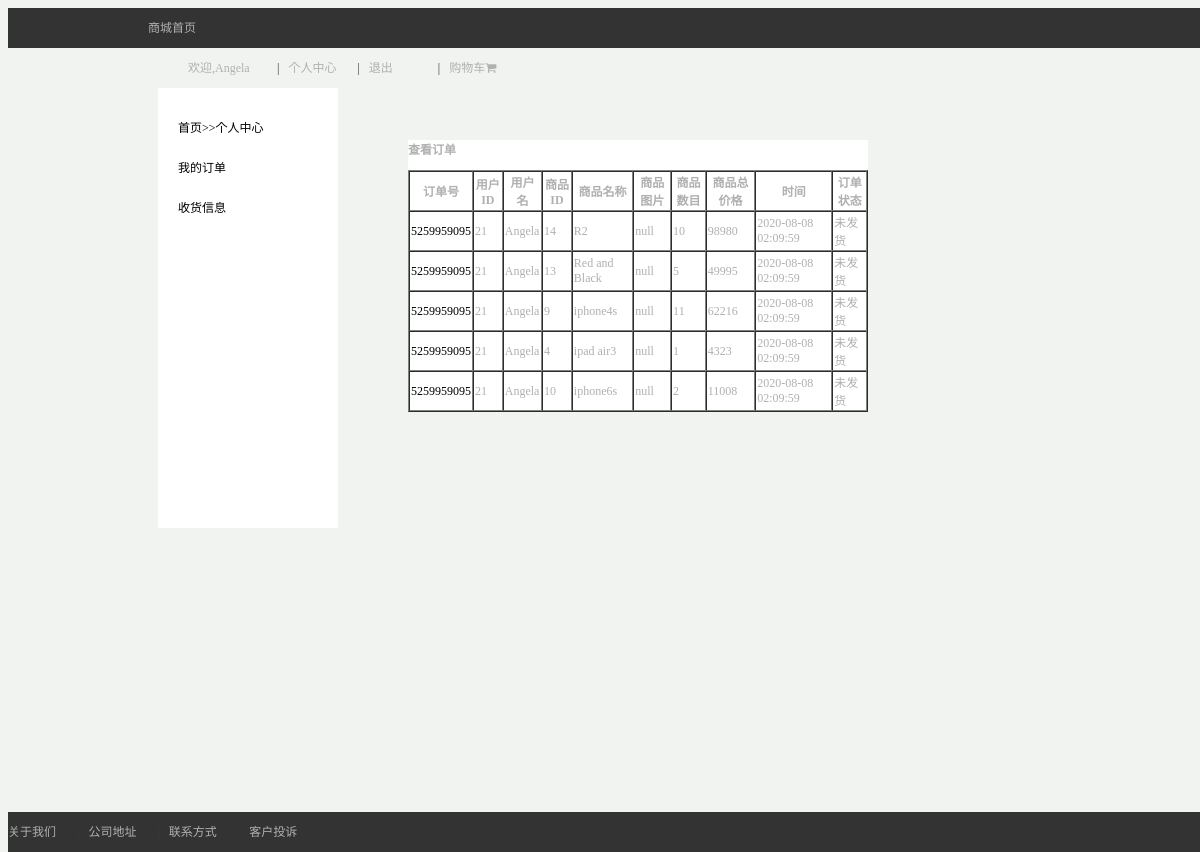
/home/user/OrderInfo.php?code=5259959095 (signed in), run on the app's committed database.
### tables this page shows
CREATE TABLE `orderdata` (
  `id` int(10) UNSIGNED NOT NULL,
  `code` varchar(50) NOT NULL,
  `user_id` int(11) NOT NULL,
  `shop_id` int(11) NOT NULL,
  `num` int(11) NOT NULL,
  `price` float NOT NULL,
  `time` int(11) NOT NULL,
  `orderstat_id` int(11) NOT NULL,
  `relation_id` int(11) NOT NULL
);

CREATE TABLE `userdata` (
  `id` int(10) UNSIGNED NOT NULL,
  `username` varchar(50) NOT NULL,
  `password` varchar(50) NOT NULL,
  `regtime` int(11) NOT NULL,
  `admin` tinyint(4) NOT NULL
);

CREATE TABLE `shop` (
  `id` int(10) UNSIGNED NOT NULL,
  `name` varchar(50) NOT NULL,
  `price` float NOT NULL,
  `stock` int(11) NOT NULL,
  `upshelf` tinyint(4) NOT NULL,
  `image` varchar(100) NOT NULL,
  `brand_id` int(11) NOT NULL,
  `class_id` int(11) NOT NULL
);

CREATE TABLE `orderstat` (
  `id` int(10) UNSIGNED NOT NULL,
  `name` varchar(50) NOT NULL
);

### home/user/OrderInfo.php (the view, shortened to what this page needs)
<?php
include "../public/common/dbconfig.inc.php";
$code=$_GET['code'];
$sql="SELECT * FROM orderdata WHERE code='$code'";
if($conn->query($sql))
{
    $result=$conn->query($sql);
}
else{
    echo $conn->error;
}
?>
<!doctype html>
<html lang="en">
<head>
</head>
<body>
<header>
    <?php
    include "../public/header.php";
    ?>
</header>
<main>
    <?php
    include '../public/UserSide.php';
    ?>
    <div class="order-box">
<p><b>查看订单</b></p>
<form action="UpdateInfo.php" method="post">
    <table  border="1" cellspacing="0" >
        <tr>
            <th>订单号</th>
            <th>用户ID</th>
            <th>用户名</th>
            <th>商品ID</th>
            <th>商品名称</th>
            <th>商品图片</th>
            <th>商品数目</th>
            <th>商品总价格</th>
            <th>时间</th>
            <th>订单状态</th>
        </tr>
        <?php
        if ($result->num_rows > 0) {
            while($rowOrder = $result->fetch_assoc()) {
                $StatId=$rowOrder['orderstat_id'];
                $StatRes = mysqli_query($conn,"SELECT * FROM orderstat
        WHERE id='$StatId' ");
                $UserId=$rowOrder['user_id'];
                $UserRes = mysqli_query($conn,"SELECT * FROM userdata
        WHERE id='$UserId' ");
                $ShopId=$rowOrder['shop_id'];
                $ShopRes = mysqli_query($conn,"SELECT * FROM shop
        WHERE id='$ShopId' ");
                echo "<tr>";
                echo"<td><a href='OrderInfo.php?code={$rowOrder['code']}'>{$rowOrder["code"]}</a></td>";
                echo"<td>{$rowOrder["user_id"]}</td>";
                if($UserRow = mysqli_fetch_array($UserRes))
                {
                    echo "<td>{$UserRow['username']}</td>";
                }
                else
                {
                    echo"<td>???</td>";
                }
                echo"<td>{$rowOrder["shop_id"]}</td>";
                if($ShopRow = mysqli_fetch_array($ShopRes))
                {
                    echo "<td>{$ShopRow['name']}</td>";
                    echo "<td>{$ShopRow['image']}</td>";
                }
                else
                {
                    echo"<td>???</td>";
                    echo"<td>???</td>";
                }
                echo"<td>{$rowOrder["num"]}</td>";
                echo"<td>{$rowOrder["price"]}</td>";
                echo"<td>".date("Y-m-d H:i:s",$rowOrder["time"])."</td>";
                if($StatRow = mysqli_fetch_array($StatRes))
                {
                    echo "<td>{$StatRow['name']}</td>";
                }
                echo "</tr>";
            }
        } else {
            echo "0 结果";
        }
        ?>
    </table>
</form>
    </div>
</main>
<footer>
    <?php
    include "../public/footer.php";
    ?>
</footer>
</body>
</html>

### home/user/OrderInfo.php (style rules this page uses)
.order-box { width: 460px; display: block; position: relative; top: -400px; left: 400px; background: white; }

### home/public/header.php (style rules this page uses)
body { color: rgb(176,176,176); font-size: 12px; }

### home/public/UserSide.php (style rules this page uses)
body { background:rgb(240,243,239) ; font-size: 15px; }
a { text-decoration: none; color: black; }

### home/public/footer.php (style rules this page uses)
body { color: rgb(176,176,176); font-size: 12px; }

### data on the page
orderdata: code "5259959095", user "21", user.username "Angela", shop "14", shop.name "R2", shop.image "null", num "10", price "98980", time "2020-08-08 02:09:59", orderstat.name "未发货"
orderdata: code "5259959095", user "21", user.username "Angela", shop "13", shop.name "Red and Black", shop.image "null", num "5", price "49995", time "2020-08-08 02:09:59", orderstat.name "未发货"
orderdata: code "5259959095", user "21", user.username "Angela", shop "9", shop.name "iphone4s", shop.image "null", num "11", price "62216", time "2020-08-08 02:09:59", orderstat.name "未发货"
orderdata: code "5259959095", user "21", user.username "Angela", shop "4", shop.name "ipad air3", shop.image "null", num "1", price "4323", time "2020-08-08 02:09:59", orderstat.name "未发货"
orderdata: code "5259959095", user "21", user.username "Angela", shop "10", shop.name "iphone6s", shop.image "null", num "2", price "11008", time "2020-08-08 02:09:59", orderstat.name "未发货"

### other printed values
$_SESSION['username'] "Angela"
